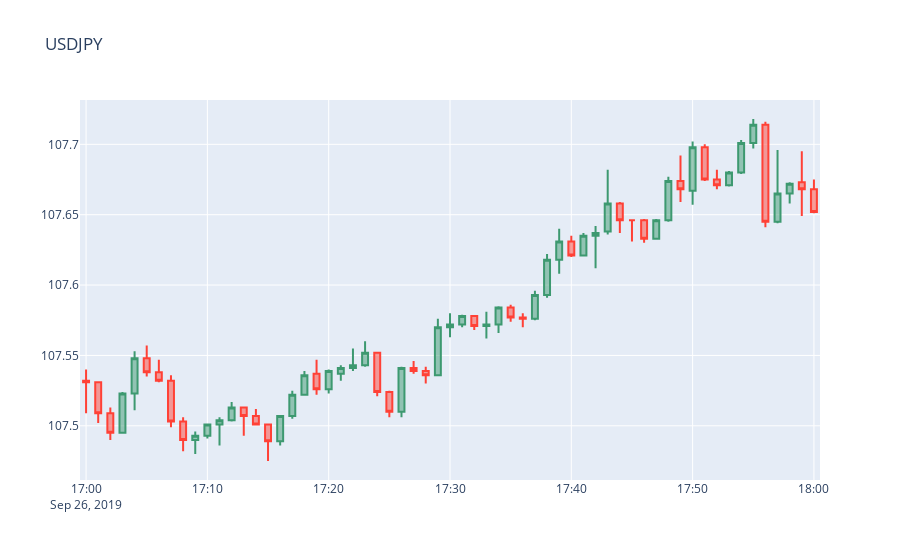

The notebook cell saved with this chart:
### Markdown cell above
Acerca del indicador seleccionado:

El indicador seleccionado fue 'Gross Domestic Product Annualized - United States' que viene siendo el Producto Interno Bruto (PIB) que su lo que hace es medir el cambio anualizado en el valor ajustado por inflación de todos los bienes y servicios producidos por la economía de Estados Unidos. Es la medida más amplia de la actividad económica y el principal indicador de la salud de la economía.

### Code cell
m.gv1
